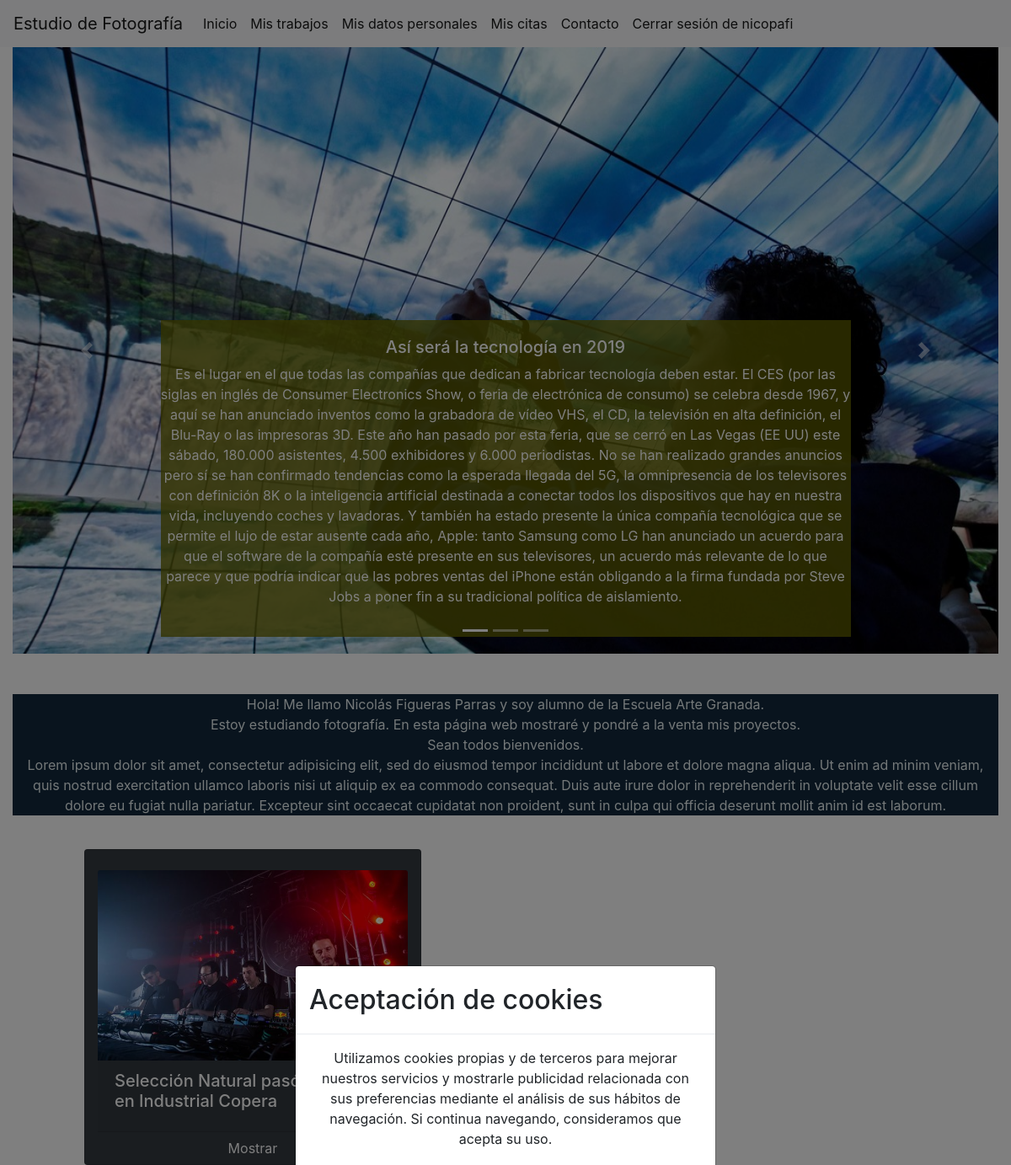
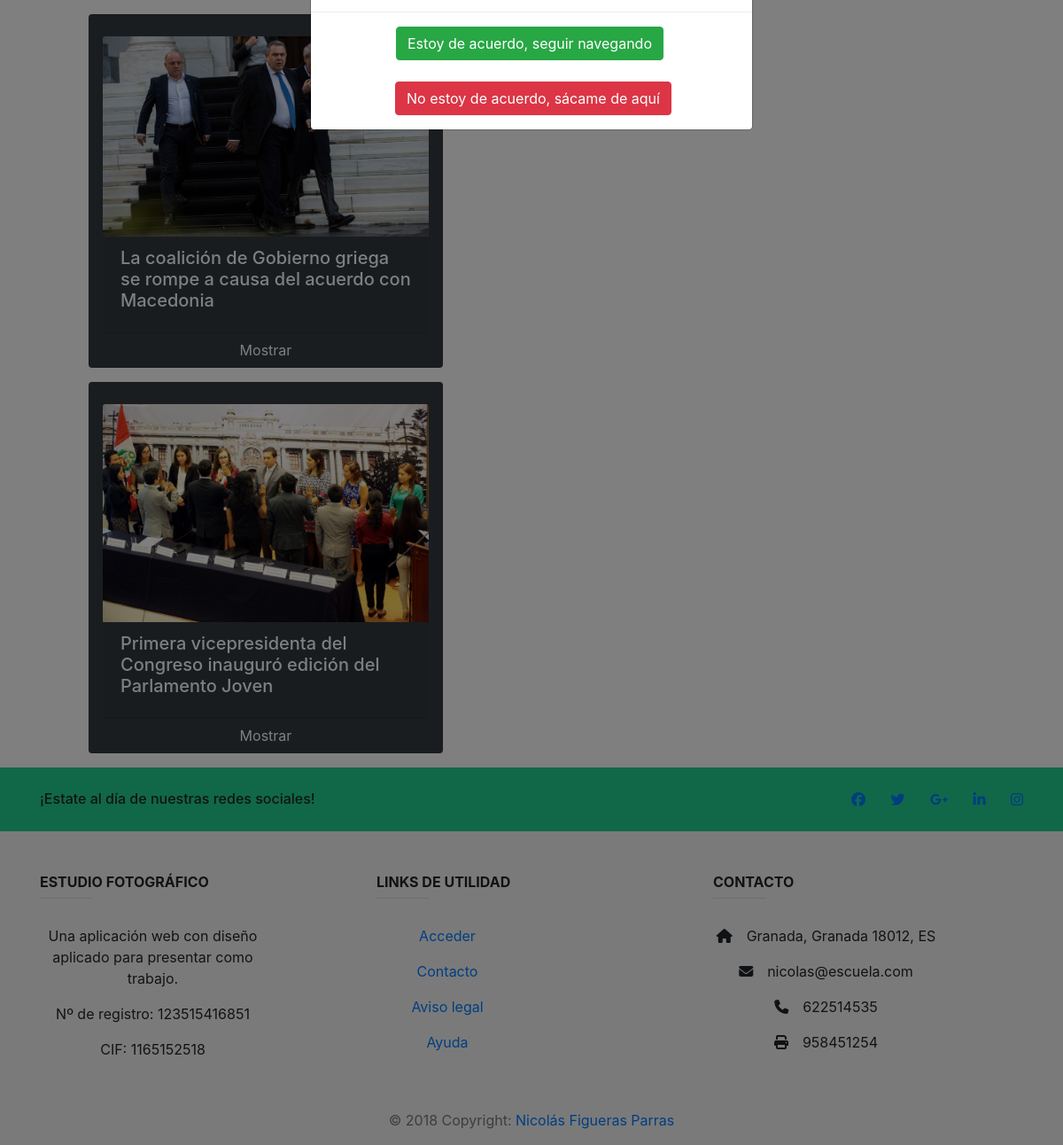
/index.php (signed in), run on the app's committed database (2 pictures, top to bottom).
### tables this page shows
CREATE TABLE `noticias` (
  `id` bigint(20) UNSIGNED NOT NULL,
  `titular` varchar(200) NOT NULL,
  `contenido` varchar(2000) NOT NULL,
  `imagen` varchar(80) NOT NULL,
  `fecha` date NOT NULL
);

### index.php (the view, shortened to what this page needs)
<!DOCTYPE html>
<html>
    <head>
        <link href="https://stackpath.bootstrapcdn.com/bootstrap/4.1.3/css/bootstrap.min.css" rel="stylesheet">
        <link href="https://stackpath.bootstrapcdn.com/font-awesome/4.7.0/css/font-awesome.min.css" rel="stylesheet">
        <link href="https://stackpath.bootstrapcdn.com/font-awesome/4.7.0/css/font-awesome.min.css" rel="stylesheet">
        <link rel="stylesheet" href="https://cdnjs.cloudflare.com/ajax/libs/font-awesome/4.7.0/css/font-awesome.min.css">
        <link rel="stylesheet" href="https://use.fontawesome.com/releases/v5.6.3/css/all.css">
        <link href="//netdna.bootstrapcdn.com/font-awesome/3.2.1/css/font-awesome.css" rel="stylesheet">
        <link href="indexStyle.css" rel="stylesheet" type="text/css"/>
    </head>
    <body>
        <?php
            if(!isset($_COOKIE['acceso'])){
                echo "<div class='modal' tabindex='-1' role='dialog' id='modalInicio' data-keyboard='false' data-backdrop='static'>";
                    echo "<div class='modal-dialog modal-dialog-centered' role='document'>";
                        echo "<div class='modal-content'>";
                            echo "<div class='modal-header'>";
                                echo "<h2 class='modal-title'>Aceptación de cookies</h2>";
                            echo "</div>";
                            echo "<div class='modal-body'>";
                            echo "<p>
                                Utilizamos cookies propias y de terceros para mejorar nuestros servicios y mostrarle publicidad
                                relacionada con sus preferencias mediante el análisis de sus hábitos de navegación.
                                Si continua navegando, consideramos que acepta su uso.</p>";
                            echo "</div>";
                            echo "<div class='modal-footer footerModal'>";
                                echo "<a href='cookieAccess.php' class='btn btn-primary btn-success'>Estoy de acuerdo, seguir navegando</a>";
                                echo "<br>";
                                echo "<a href='https://www.boe.es/buscar/act.php?id=BOE-A-1999-23750'>";
                                    echo "<button type='button' class='btn btn-secondary btn-danger'>No estoy de acuerdo, sácame de aquí</button>";
                                echo "</a>";
                            echo "</div>";
                        echo "</div>";
                    echo "</div>";
                echo "</div>";
            }
        ?>
        <?php
            if(isset($_COOKIE['sesion']) && isset($_SESSION['user'])){
                if($_SESSION['user']=='admin'){
                    include('NavBar/Index/navBarAdmin.php');
                }else{
                    include('NavBar/Index/navBarClient.php');
                }
            }else{
                include('NavBar/Index/navBarClearUser.php');
            }
        ?>
            <?php
                $db = connectDb();
            ?>
        <div class="container-fluid">
            <div class = "row">
                <div class= "col-12">
                    <div id="carousel" class="carousel slide" data-ride="carousel">
                        <ol class="carousel-indicators">
                            <li data-target="#carousel "data-slide-to="0" class="active"></li>
                            <li data-target="#carousel" data-slide-to="1"></li>
                            <li data-target="#carousel" data-slide-to="2"></li>
                        </ol>
                        <div class="carousel-inner">
                            <div class="carousel-item active">
                                <img class="d-block w-100" src="Noticias/img/3.jpg" style="height:90vh">
                                <div class="carousel-caption d-none d-lg-block" style="background-color: rgba(102,102,0, 0.8);" >
                                    <h5>
                                        <?php
                                            $query = mysqli_query($db,"SELECT * FROM noticias WHERE id=3");
                                            $row = mysqli_fetch_array($query, MYSQLI_ASSOC);
                                            echo $row["titular"];
                                        ?>
                                    </h5>
                                    <p>
                                        <?php
                                            echo $row["contenido"];
                                        ?>
                                    </p>
                                </div>
                            </div>
                        </div>
                        <a class="carousel-control-prev" href="#carousel" role="button" data-slide="prev">
                            <span class="carousel-control-prev-icon" aria-hidden="true"></span>
                        </a>
                        <a class="carousel-control-next" href="#carousel" role="button" data-slide="next">
                            <span class="carousel-control-next-icon" aria-hidden="true"></span>
                        </a>
                    </div>
                </div>
            </div>
        </div>
        <br><br>
        <div class="container col-12">
            <div class="presentacion" style="background-color: #13293D">
                <p style="color: #e8f1f2">
                    Hola! Me llamo Nicolás Figueras Parras y soy alumno de la Escuela Arte Granada.<br>
                    Estoy estudiando fotografía. En esta página web mostraré y pondré a la venta mis proyectos.<br>
                    Sean todos bienvenidos.<br>
                    Lorem ipsum dolor sit amet, consectetur adipisicing elit, sed do eiusmod
                    tempor incididunt ut labore et dolore magna aliqua. Ut enim ad minim veniam,
                    quis nostrud exercitation ullamco laboris nisi ut aliquip ex ea commodo
                    consequat. Duis aute irure dolor in reprehenderit in voluptate velit esse
                    cillum dolore eu fugiat nulla pariatur. Excepteur sint occaecat cupidatat non
                    proident, sunt in culpa qui officia deserunt mollit anim id est laborum.
                </p>
            </div>
        </div>
        <br>
        <?php
            $actualDate = date("Y/m/d");
            $query = "SELECT * FROM noticias WHERE fecha >= $actualDate ORDER BY fecha DESC";
            $resultNews = mysqli_query($db, $query);
            if(!$resultNews == 0){
                $rows=mysqli_num_rows($resultNews);
                if($rows>3){
                    $rows=3;
                }
            }else{
                echo "No se ha encontrado ninguna noticia";
            }
            for($i=0; $i<$rows; $i++){
                echo "<div class='container col-12'>";
                    echo "<div class='row'>";
                        $noticias=mysqli_fetch_array($resultNews);
                        echo "<div class='card col-12 col-lg-4 offset-lg-1 text-white bg-dark mb-3'>";
                            echo "<br><img class='card-img-top' src='Noticias/$noticias[imagen]'>";
                            echo "<div class='card-header d-none d-md-block' id='headingOne'>";
                                echo "<h5 class='card-title'>$noticias[titular]</h5>";
                            echo "</div>";
                            echo "<a class='btn btn-dark' id='showNhide$i'>Mostrar</a>";
                        echo "</div>";
                    echo "</div>";
                echo "</div>";
            }
        ?>
        <footer class="page-footer font-small blue-grey lighten-5">
           <div style="background-color: #21d192;">
                <div class="container">
                    <div class="row py-4 d-flex align-items-center">
                        <div class="col-md-6 col-lg-5 text-center text-md-left mb-4 mb-md-0">
                            <h6 class="mb-0">¡Estate al día de nuestras redes sociales!</h6>
                        </div>
                        <div class="col-md-6 col-lg-7 text-center text-md-right">
                            <a class="fb-ic" href="facebook.com">
                                <i class="fa fa-facebook-f white-text mr-4"></i>
                            </a>
                            <a class="tw-ic" href="twitter.com">
                                <i class="fa fa-twitter white-text mr-4"> </i>
                            </a>
                            <a class="gplus-ic" href="google.com">
                                <i class="fa fa-google-plus-g white-text mr-4"> </i>
                            </a>
                            <a class="li-ic" href="linkedin.com">
                                <i class="fa fa-linkedin-in white-text mr-4"> </i>
                            </a>
                            <a class="ins-ic" href="instagram.com">
                                <i class="fa fa-instagram white-text"> </i>
                            </a>
                        </div>
                    </div>
                </div>
            </div>
            <div class="container text-center text-md-left mt-5">
                <div class="row mt-3 dark-grey-text">
                    <div class="col-md-4 col-lg-4 col-xl-3 mb-4">
                        <h6 class="text-uppercase font-weight-bold">Estudio Fotográfico</h6>
                        <hr class="teal accent-3 mb-4 mt-0 d-inline-block mx-auto" style="width: 60px;">
                        <p>Una aplicación web con diseño aplicado para presentar como trabajo.</p>
                        <p>Nº de registro: 123515416851</p>
                        <p>CIF: 1165152518</p>
                    </div>
                    <div class="col-md-4 col-lg-2 col-xl-2 mx-auto mb-4">
                        <h6 class="text-uppercase font-weight-bold">Links de utilidad</h6>
                        <hr class="teal accent-3 mb-4 mt-0 d-inline-block mx-auto" style="width: 60px;">
                        <p>
                            <a class="dark-grey-text" href="#!">Acceder</a>
                        </p>
                        <p>
                            <a class="dark-grey-text" href="#!">Contacto</a>
                        </p>
                        <p>
                            <a class="dark-grey-text" href="#!">Aviso legal</a>
                        </p>
                        <p>
                            <a class="dark-grey-text" href="#!">Ayuda</a>
                        </p>
                    </div>
                    <div class="col-md-4 col-lg-3 col-xl-3 mx-auto mb-md-0 mb-4">
                        <h6 class="text-uppercase font-weight-bold">Contacto</h6>
                        <hr class="teal accent-3 mb-4 mt-0 d-inline-block mx-auto" style="width: 60px;">
                        <p>
                            <i class="fas fa-home mr-3"></i>Granada, Granada 18012, ES</p>
                        <p>
                            <i class="fas fa-envelope mr-3"></i>nicolas@escuela.com</p>
                        <p>
                            <i class="fas fa-phone mr-3"></i>622514535</p>
                        <p>
                            <i class="fas fa-print mr-3"></i>958451254</p>
                    </div>
                </div>
            </div>
            <div class="footer-copyright text-center text-black-50 py-3">© 2018 Copyright:
                <a class="dark-grey-text" href="http://nicolasfiguerasparras.com">Nicolás Figueras Parras</a>
            </div>
        </footer>
    </body>
</html>

### indexStyle.css (style rules this page uses)
footer { width: 100%; height: 10%; background-color: whitesmoke; text-align: center; text-decoration: #0075A2; }
p { text-align: center; }
.footerModal { display: flex; flex-direction: column; align-items: flex-end; }
.footerModal > :not(:last-child) { margin-right: 0px; }
body { background-color:#EEEEEE; }
.presentacion { background-color: whitesmoke; }

### data on the page
noticias: titular "Así será la tecnología en 2019", contenido "Es el lugar en el que todas las compañías que dedican a fabricar tecnología deben estar. El CES (por las siglas en inglés de Consumer Electronics Show, o feria de electrónica de consumo) se celebra desde 1967, y aquí se han anunciado inventos como la grabadora de vídeo VHS, el CD, la televisión en alta definición, el Blu-Ray o las impresoras 3D. Este año han pasado por esta feria, que se cerró en Las Vegas (EE UU) este sábado, 180.000 asistentes, 4.500 exhibidores y 6.000 periodistas. No se han realizado grandes anuncios pero sí se han confirmado tendencias como la esperada llegada del 5G, la omnipresencia de los televisores con definición 8K o la inteligencia artificial destinada a…"
noticias: imagen (picture), titular "Selección Natural pasó el rodillo en Industrial Copera"
noticias: imagen (picture), titular "La coalición de Gobierno griega se rompe a causa del acuerdo con Macedonia"
noticias: imagen (picture), titular "Primera vicepresidenta del Congreso inauguró edición del Parlamento Joven"

### other printed values
$_SESSION[user] "nicopafi"
